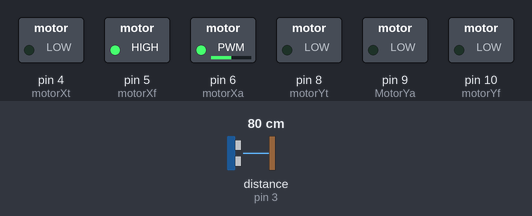
Bench run of a sketch on a simulated Arduino Leonardo, built with avr-gcc and run on an emulated ATmega32U4. Parts: switched loads named in the sketch (green lamp = pin HIGH). The inputs (shaded band) are chosen by the test bench; at power-on: distance to the obstacle (sensor on pin 3) 80 cm. The echo pulse lasts 58.3 µs per cm; what the sketch prints to the serial monitor is not drawn.

Above: at 5.9 s.
6.0 s: distance to the obstacle (sensor on pin 3) set to 2 cm
At 8.9 s:
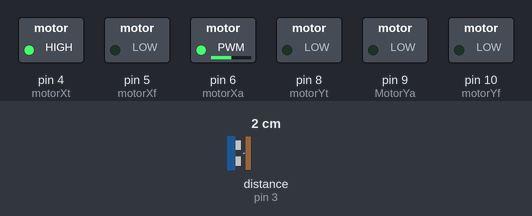
9.0 s: distance to the obstacle (sensor on pin 3) set to 8 cm
At 11.84 s:
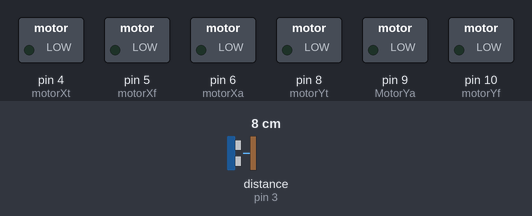
12.0 s: distance to the obstacle (sensor on pin 3) set to 11 cm
At 19.22 s:
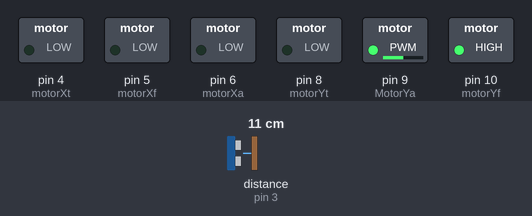
Timing chart, 0 to 19.5 s (numbered marks = the images above; inputs shaded):
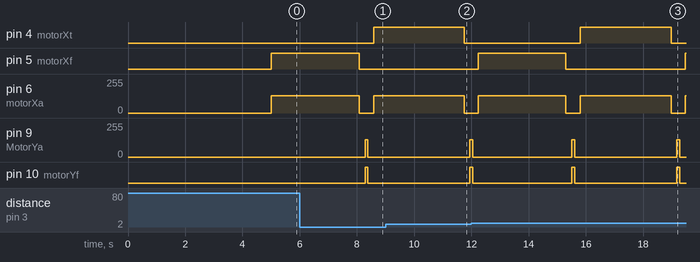

The sketch:

ArduinoSurfaceScan.ino
```cpp
//Programa: Varredura de Superfície
//Autor: Leonardo Gabriel Cardoso de Moraes
//Curso: Engenharia da Computação
//Intituição: UFPA

//Carrega a biblioteca do sensor ultrassonico
#include <Ultrasonic.h>

//Define os pinos para o trigger e echo
#define pino_trigger 2
#define pino_echo 3

//Inicializa o sensor nos pinos definidos acima
Ultrasonic ultrasonic(pino_trigger, pino_echo);

//Define o pino para o botão
#define botao 13

//int distancia = 0;
//int tempo = 0;

//Variáveis de controle
String x = "x";
String y = "y";
int xi = 0;
int yi = 0;
int continua = 0;
int vel = 128;

//Marcador de início de mensagem
String valString = "<";

//Define os pinos dos motores
#define motorXf 5 //motor x "frente"
#define motorXt 4 //motor x "trás"
#define motorXa 6 //motor x "ativa/velocidade"

#define motorYf 10 //motor y "frente"
#define motorYt 8 //motor y "trás"
#define MotorYa 9 //motor y "ativa/velocidade"

void giroHorario(String motor) {
  if (motor == "x" ) {
    analogWrite(motorXa, vel);
    digitalWrite(motorXf, HIGH);
    digitalWrite(motorXt, LOW);
  } else if (motor == "y") {
    analogWrite(MotorYa, vel);
    digitalWrite(motorYf, HIGH);
    digitalWrite(motorYt, LOW);
  }
}

void giroAntiHorario(String motor) {
  if (motor == "x" ) {
    analogWrite(motorXa, vel);
    digitalWrite(motorXf, LOW);
    digitalWrite(motorXt, HIGH);
  } else if (motor == "y") {
    analogWrite(MotorYa, vel);
    digitalWrite(motorYf, LOW);
    digitalWrite(motorYt, HIGH);
  }
}

void desligaMotor(String motor) {
  if (motor == "x" ) {
    digitalWrite(motorXa, LOW);
    digitalWrite(motorXf, LOW);
    digitalWrite(motorXt, LOW);
  } else if (motor == "y") {
    digitalWrite(MotorYa, LOW);
    digitalWrite(motorYf, LOW);
    digitalWrite(motorYt, LOW);
  }
}

float cm() {
  //Le as informacoes do sensor, em cm
  float cmMsec;
  long microsec = ultrasonic.timing();
  cmMsec = ultrasonic.convert(microsec, Ultrasonic::CM);
  return cmMsec;
}

void setup()
{
  pinMode(botao, INPUT_PULLUP);
  Serial.begin(9600);

  pinMode(motorXt, OUTPUT);  // para trás
  pinMode(motorXf, OUTPUT);  // para frente
  pinMode(motorXa, OUTPUT);  // aciona o motor A

  pinMode(motorYt, OUTPUT);  // para trás
  pinMode(motorYf, OUTPUT);  // para frente
  pinMode(MotorYa, OUTPUT);  // aciona o motor B
}

void loop()
{
  //Inicia a varredura ao pressionar o botão
  //if (!digitalRead(botao)) {
  continua = 0;
  delay(5000);
  while (continua == 0) {
    for (int j = 1; j <= 10; j++) {
      giroHorario(x);
      for (int i = 1; i <= 30; i++) {
        xi = i;
        yi = j;
        //Concatena as informações e exibe no serial monitor
        valString.concat(xi);
        valString.concat(",");
        valString.concat(yi);
        valString.concat(",");
        valString.concat(cm());
        valString.concat(">"); //Marcador de fim de mensagem
        Serial.print(valString); //Imprime as coordenadas
        valString = "<";
        delay(100);
      }
      desligaMotor(x);
      delay(200);
      giroHorario(y);
      delay(100);
      desligaMotor(y);
      delay(200);
      j = j + 1;
      yi = j;
      giroAntiHorario(x);
      for (int i = 30; i >= 1; i--) {
        xi = i;
        yi = j;
        //Concatena as informações e exibe no serial monitor
        valString.concat(xi);
        valString.concat(",");
        valString.concat(yi);
        valString.concat(",");
        valString.concat(cm());
        valString.concat(">"); //Marcador de fim de mensagem
        Serial.print(valString); //Imprime as coordenadas
        delay(100);
      }
      desligaMotor(x);
      delay(200);
      giroHorario(y);
      delay(100);
      desligaMotor(y);
      delay(200);
    }
    continua = 1;
  }
  //}
}
```

Measured:
- the behaviour switches between 9 and 10 cm on distance to the obstacle (sensor on pin 3) (found by bisection; images 2 and 3)
- by itself, pin 6 (motorXa): alternates 128/255 for 3.1 s and 0/255 for 0.50 s
- by itself, pin 9 (MotorYa): alternates 128/255 for 0.10 s and 0/255 for 3.5 s
- by itself, pin 10 (motorYf): alternates HIGH for 0.10 s and LOW for 3.5 s
